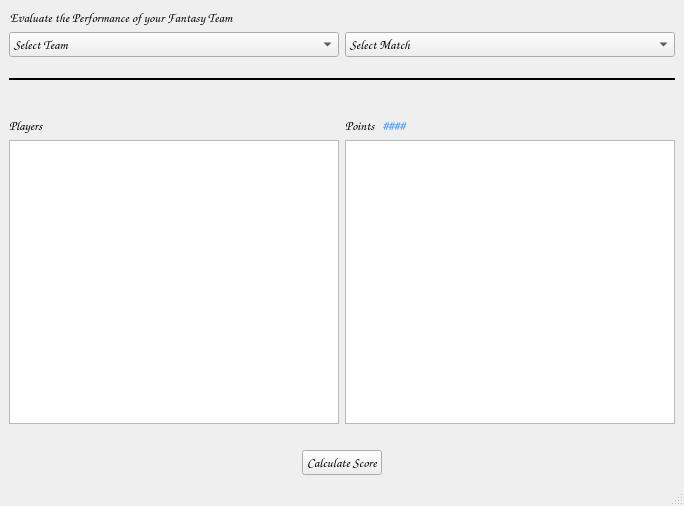
<?xml version="1.0" encoding="UTF-8"?>
<ui version="4.0">
 <class>MainWindow</class>
 <widget class="QMainWindow" name="MainWindow">
  <property name="geometry">
   <rect>
    <x>0</x>
    <y>0</y>
    <width>684</width>
    <height>506</height>
   </rect>
  </property>
  <property name="windowTitle">
   <string>MainWindow</string>
  </property>
  <widget class="QWidget" name="centralwidget">
   <layout class="QVBoxLayout" name="verticalLayout_7">
    <item>
     <widget class="QLabel" name="label_5">
      <property name="sizePolicy">
       <sizepolicy hsizetype="Fixed" vsizetype="Fixed">
        <horstretch>0</horstretch>
        <verstretch>0</verstretch>
       </sizepolicy>
      </property>
      <property name="font">
       <font>
        <family>Comic Sans MS</family>
        <pointsize>10</pointsize>
        <weight>75</weight>
        <bold>true</bold>
       </font>
      </property>
      <property name="text">
       <string>&lt;!DOCTYPE HTML PUBLIC &quot;-//W3C//DTD HTML 4.0//EN&quot; &quot;http://www.w3.org/TR/REC-html40/strict.dtd&quot;&gt;
&lt;html&gt;&lt;head&gt;&lt;meta name=&quot;qrichtext&quot; content=&quot;1&quot; /&gt;&lt;style type=&quot;text/css&quot;&gt;
p, li { white-space: pre-wrap; }
&lt;/style&gt;&lt;/head&gt;&lt;body style=&quot; font-family:'Comic Sans MS'; font-size:10pt; font-weight:600; font-style:normal;&quot;&gt;
&lt;p align=&quot;center&quot; style=&quot; margin-top:12px; margin-bottom:12px; margin-left:0px; margin-right:0px; -qt-block-indent:0; text-indent:0px;&quot;&gt;Evaluate the Performance of your Fantasy Team&lt;/p&gt;&lt;/body&gt;&lt;/html&gt;</string>
      </property>
     </widget>
    </item>
    <item>
     <layout class="QHBoxLayout" name="horizontalLayout_6">
      <item>
       <widget class="QComboBox" name="select_team">
        <property name="font">
         <font>
          <family>Comic Sans MS</family>
          <pointsize>10</pointsize>
          <weight>75</weight>
          <bold>true</bold>
         </font>
        </property>
        <item>
         <property name="text">
          <string>Select Team</string>
         </property>
        </item>
       </widget>
      </item>
      <item>
       <widget class="QComboBox" name="select_match">
        <property name="font">
         <font>
          <family>Comic Sans MS</family>
          <pointsize>10</pointsize>
          <weight>75</weight>
          <bold>true</bold>
         </font>
        </property>
        <item>
         <property name="text">
          <string>Select Match</string>
         </property>
        </item>
       </widget>
      </item>
     </layout>
    </item>
    <item>
     <spacer name="verticalSpacer">
      <property name="orientation">
       <enum>Qt::Vertical</enum>
      </property>
      <property name="sizeType">
       <enum>QSizePolicy::Fixed</enum>
      </property>
      <property name="sizeHint" stdset="0">
       <size>
        <width>13</width>
        <height>15</height>
       </size>
      </property>
     </spacer>
    </item>
    <item>
     <widget class="Line" name="line">
      <property name="sizePolicy">
       <sizepolicy hsizetype="Expanding" vsizetype="Fixed">
        <horstretch>0</horstretch>
        <verstretch>50</verstretch>
       </sizepolicy>
      </property>
      <property name="frameShadow">
       <enum>QFrame::Plain</enum>
      </property>
      <property name="lineWidth">
       <number>2</number>
      </property>
      <property name="orientation">
       <enum>Qt::Horizontal</enum>
      </property>
     </widget>
    </item>
    <item>
     <spacer name="verticalSpacer_2">
      <property name="orientation">
       <enum>Qt::Vertical</enum>
      </property>
      <property name="sizeType">
       <enum>QSizePolicy::Fixed</enum>
      </property>
      <property name="sizeHint" stdset="0">
       <size>
        <width>13</width>
        <height>30</height>
       </size>
      </property>
     </spacer>
    </item>
    <item>
     <layout class="QHBoxLayout" name="horizontalLayout_9">
      <item>
       <layout class="QHBoxLayout" name="horizontalLayout_10">
        <item>
         <layout class="QVBoxLayout" name="verticalLayout_5">
          <item>
           <widget class="QLabel" name="label_10">
            <property name="sizePolicy">
             <sizepolicy hsizetype="Fixed" vsizetype="Fixed">
              <horstretch>0</horstretch>
              <verstretch>0</verstretch>
             </sizepolicy>
            </property>
            <property name="font">
             <font>
              <family>Comic Sans MS</family>
              <pointsize>10</pointsize>
              <weight>75</weight>
              <bold>true</bold>
             </font>
            </property>
            <property name="text">
             <string>&lt;!DOCTYPE HTML PUBLIC &quot;-//W3C//DTD HTML 4.0//EN&quot; &quot;http://www.w3.org/TR/REC-html40/strict.dtd&quot;&gt;
&lt;html&gt;&lt;head&gt;&lt;meta name=&quot;qrichtext&quot; content=&quot;1&quot; /&gt;&lt;style type=&quot;text/css&quot;&gt;
p, li { white-space: pre-wrap; }
&lt;/style&gt;&lt;/head&gt;&lt;body style=&quot; font-family:'Comic Sans MS'; font-size:10pt; font-weight:600; font-style:normal;&quot;&gt;
&lt;p style=&quot; margin-top:12px; margin-bottom:12px; margin-left:0px; margin-right:0px; -qt-block-indent:0; text-indent:0px;&quot;&gt;Players&lt;/p&gt;&lt;/body&gt;&lt;/html&gt;</string>
            </property>
           </widget>
          </item>
          <item>
           <widget class="QListWidget" name="player_list"/>
          </item>
          <item>
           <widget class="QLabel" name="label_11">
            <property name="text">
             <string/>
            </property>
           </widget>
          </item>
         </layout>
        </item>
        <item>
         <layout class="QVBoxLayout" name="verticalLayout_6">
          <item>
           <layout class="QHBoxLayout" name="horizontalLayout_11">
            <item>
             <widget class="QLabel" name="label_12">
              <property name="sizePolicy">
               <sizepolicy hsizetype="Fixed" vsizetype="Fixed">
                <horstretch>0</horstretch>
                <verstretch>0</verstretch>
               </sizepolicy>
              </property>
              <property name="font">
               <font>
                <family>Comic Sans MS</family>
                <pointsize>10</pointsize>
                <weight>75</weight>
                <bold>true</bold>
               </font>
              </property>
              <property name="text">
               <string>&lt;!DOCTYPE HTML PUBLIC &quot;-//W3C//DTD HTML 4.0//EN&quot; &quot;http://www.w3.org/TR/REC-html40/strict.dtd&quot;&gt;
&lt;html&gt;&lt;head&gt;&lt;meta name=&quot;qrichtext&quot; content=&quot;1&quot; /&gt;&lt;style type=&quot;text/css&quot;&gt;
p, li { white-space: pre-wrap; }
&lt;/style&gt;&lt;/head&gt;&lt;body style=&quot; font-family:'Comic Sans MS'; font-size:10pt; font-weight:600; font-style:normal;&quot;&gt;
&lt;p style=&quot; margin-top:12px; margin-bottom:12px; margin-left:0px; margin-right:0px; -qt-block-indent:0; text-indent:0px;&quot;&gt;Points&lt;/p&gt;&lt;/body&gt;&lt;/html&gt;</string>
              </property>
             </widget>
            </item>
            <item>
             <widget class="QLabel" name="points">
              <property name="font">
               <font>
                <family>Comic Sans MS</family>
                <pointsize>10</pointsize>
                <weight>75</weight>
                <bold>true</bold>
               </font>
              </property>
              <property name="text">
               <string>&lt;html&gt;&lt;head/&gt;&lt;body&gt;&lt;p&gt;&lt;span style=&quot; color:#3e92ff;&quot;&gt;####&lt;/span&gt;&lt;/p&gt;&lt;/body&gt;&lt;/html&gt;</string>
              </property>
             </widget>
            </item>
           </layout>
          </item>
          <item>
           <widget class="QListWidget" name="point_list"/>
          </item>
          <item>
           <widget class="QLabel" name="label_13">
            <property name="text">
             <string/>
            </property>
           </widget>
          </item>
         </layout>
        </item>
       </layout>
      </item>
     </layout>
    </item>
    <item>
     <layout class="QHBoxLayout" name="horizontalLayout_12">
      <property name="sizeConstraint">
       <enum>QLayout::SetDefaultConstraint</enum>
      </property>
      <item>
       <spacer name="horizontalSpacer_3">
        <property name="orientation">
         <enum>Qt::Horizontal</enum>
        </property>
        <property name="sizeHint" stdset="0">
         <size>
          <width>40</width>
          <height>20</height>
         </size>
        </property>
       </spacer>
      </item>
      <item>
       <widget class="QPushButton" name="calculate">
        <property name="sizePolicy">
         <sizepolicy hsizetype="Fixed" vsizetype="Fixed">
          <horstretch>0</horstretch>
          <verstretch>0</verstretch>
         </sizepolicy>
        </property>
        <property name="font">
         <font>
          <family>Comic Sans MS</family>
          <pointsize>10</pointsize>
          <weight>75</weight>
          <bold>true</bold>
         </font>
        </property>
        <property name="text">
         <string>Calculate Score</string>
        </property>
       </widget>
      </item>
      <item>
       <spacer name="horizontalSpacer_4">
        <property name="orientation">
         <enum>Qt::Horizontal</enum>
        </property>
        <property name="sizeHint" stdset="0">
         <size>
          <width>40</width>
          <height>20</height>
         </size>
        </property>
       </spacer>
      </item>
     </layout>
    </item>
   </layout>
  </widget>
  <widget class="QMenuBar" name="menubar">
   <property name="geometry">
    <rect>
     <x>0</x>
     <y>0</y>
     <width>684</width>
     <height>21</height>
    </rect>
   </property>
  </widget>
  <widget class="QStatusBar" name="statusbar"/>
 </widget>
 <resources/>
 <connections/>
</ui>
